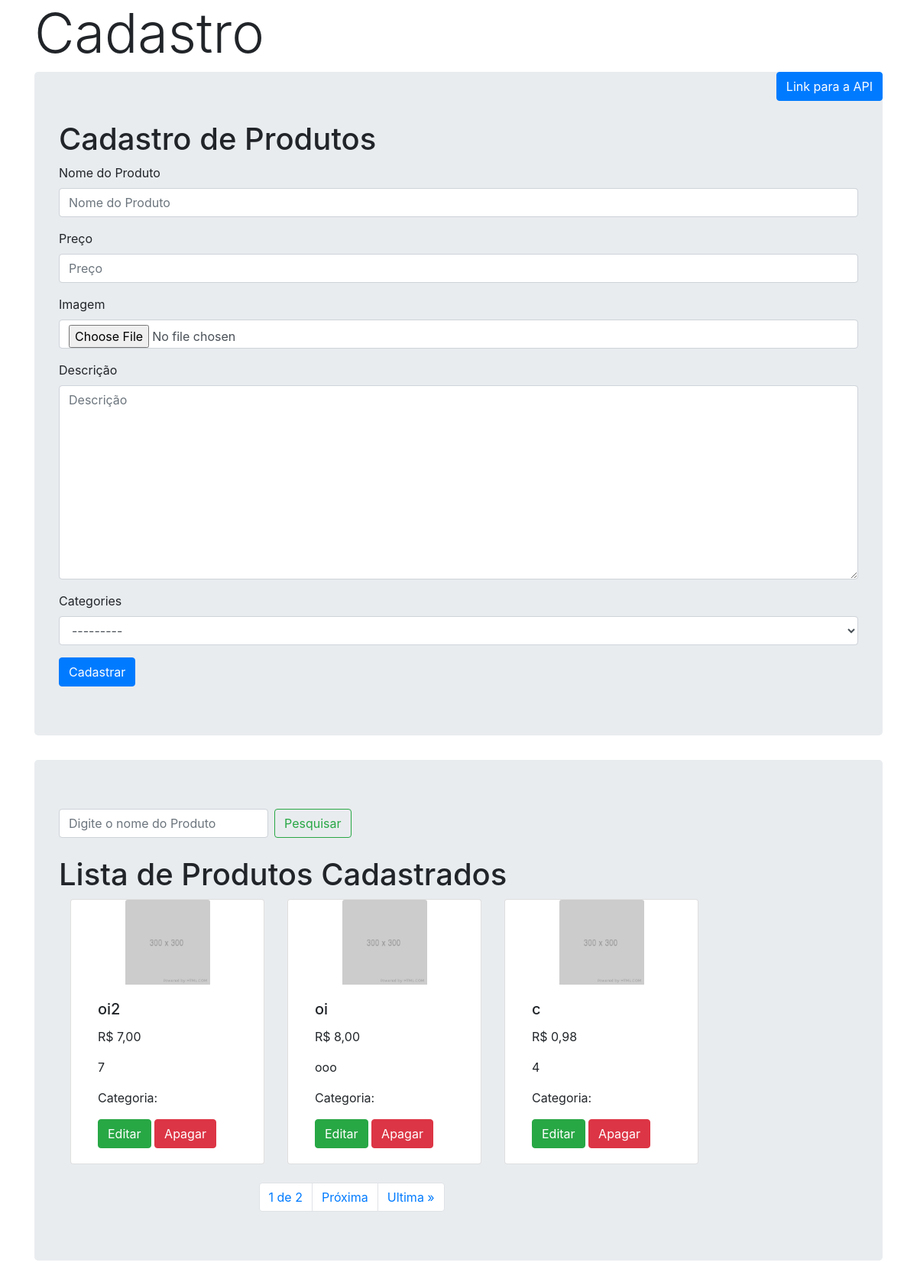
Before: / with the older database file.
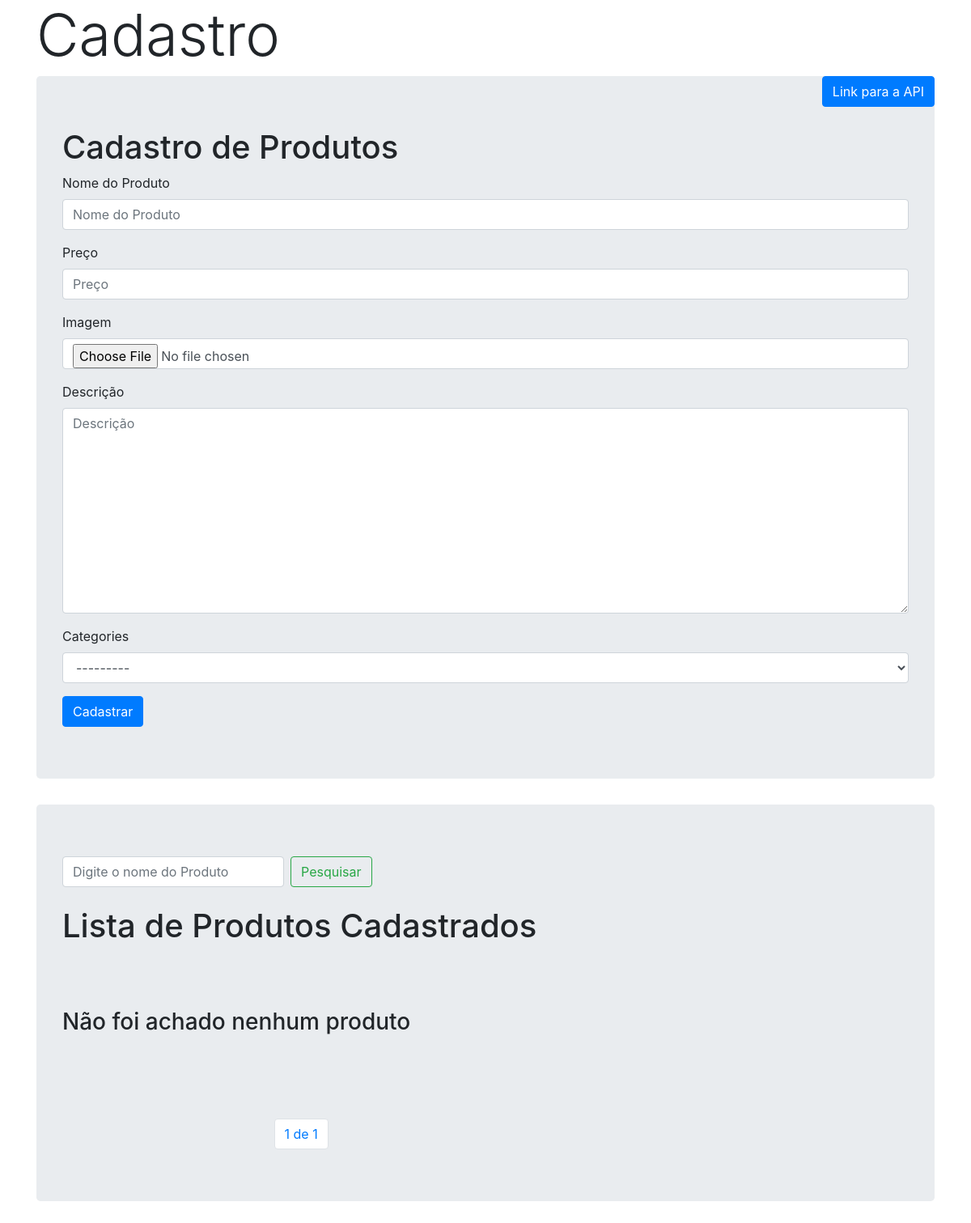
After: the same page with the newer database file.
### product/models.py (models this page shows, shortened)
class Product(models.Model):
    pk_id = models.AutoField(primary_key=True)
    productName = models.CharField(max_length=60,verbose_name="Nome do Produto")
    price = models.DecimalField(max_digits=10, decimal_places=2,verbose_name="Preço")
    pictureProduct = models.ImageField( upload_to='products/', #TODO save pic with name
                                        default='default/default1.png',verbose_name="Imagem")
    description = models.TextField(max_length=120,verbose_name="Descrição")
    categories = models.ForeignKey(Category,blank=True,null=True, on_delete=models.CASCADE)
    date = models.DateTimeField(editable=False, auto_now=True)
    def __str__(self):
        return self.productName
    def save(self,**kwargs):
        super().save()
        img1 = Image.open(self.pictureProduct.path)
        if img1.height > 300 or img1.width > 300:
            output_size = (300,300)
            img1.thumbnail(output_size)
            img1.save(self.pictureProduct.path)

### pages/views.py (the view)
# urls.py: path('', views.index, name='index'),
def index(request):
    if request.method == 'POST':
        product_form = ProductForm(data=request.POST,files=request.FILES,)
        if product_form.is_valid():
            product_form.save()
            messages.success(request, 'Produto Salvo com Sucesso')
            return HttpResponseRedirect(reverse('index'))
        else:
            print(product_form.errors)
    else:
        product_form = ProductForm()
    product_list = Product.objects.all().order_by('-date')
    page_number = request.GET.get('page') #, 1
    paginator = Paginator(product_list,3) # Show 6 contacts per page.
    try:
        pages = paginator.page(page_number)
    except PageNotAnInteger:
        pages = paginator.page(1)
    except EmptyPage:
        pages = paginator.get_page(page_number)
    print (product_list)
    print (pages)
    context = { 'product_form': product_form, 'pages':pages }
    return render(request, 'base/index.html' , context)

### pages/forms.py
class ProductForm(forms.ModelForm):
    class Meta:
        model = Product
        fields = ['productName','price','pictureProduct','description','categories'] #'__all__'

### category/models.py (called while the page is built)
    def __str__(self):
        return self.category

### templates/base/index.html (shortened to what this page needs)
<!DOCTYPE html>
{% extends "base/base.html" %}
{% load bootstrap4 %}
    {% block body_block %}
            <body>
                <div class="container">
                    <h1 class="display-3">Cadastro</h1>
                    <div><a role="button" href="{% url 'product:api-root' %}" class="btn btn-primary right">Link para a API</a></div>
                        <div class="jumbotron">
                                <h1>Cadastro de Produtos</h1>
                                <form action="" method="POST" class="form" enctype="multipart/form-data">
                                        {% bootstrap_form product_form layout='inline' %}
                                        {% buttons %}
                                        <button type="submit" class="btn btn-primary">Cadastrar</button>
                                        {% endbuttons %}
                                </form>
                        </div>
                            <div class="jumbotron">
                                        <form method="GET" action= {% url 'search' %} class="form-inline my-2 my-lg-0">
                                            <input class="form-control mr-sm-2" name="search_box" type="search" placeholder="Digite o nome do Produto" >
                                            <button class="btn btn-outline-success my-2 my-sm-0" type="submit">Pesquisar</button>
                                        </form>
                                        <br>
                                <h1> Lista de Produtos Cadastrados </h1>
                                {% include 'base/product_list.html' %}
                                {% include 'base/pagination.html' %}
                            </div>
                </div>
            </body>
        {% endblock %}

### templates/base/product_list.html
<div class="card-deck col-md-12">
    {% for product in pages %}
        <div class="card col-md-3">
            <img src="{{ product.pictureProduct.url }}" class="card-img-top"  alt="...">
            <div class="card-body">
                    <h5 class="card-title">{{ product.productName }}</h5>
                    <p class="card-text">R$ {{ product.price}}</p>
                    <p class="card-text">{{ product.description }}</p>
                {% if product.categories == None or product.categories == '' %}
                    <p class="card-text">Categoria: </p>
                {% else %}
                    <p class="card-text">Categoria: {{ product.categories }}</p>
                {% endif %}
                <a href="{% url 'product-update' pk=product.pk %}" class="btn btn-success">Editar</a>
                <a role="button" href="{% url 'product-delete' pk=product.pk %}" class="btn btn-danger">Apagar</a>
            </div>
        </div>
    {% empty %}
        <div class="center"><h3>Não foi achado nenhum produto</h3></div>
    {% endfor %}
</div>

Changed rows visible on the page:
removed Product: pictureProduct (placeholder picture), productName "oi2", price "7,00", description "7", shows "Categoria:"
removed Product: pictureProduct (placeholder picture), productName "oi", price "8,00", description "ooo", shows "Categoria:"
removed Product: pictureProduct (placeholder picture), productName "c", price "0,98", description "4", shows "Categoria:"
Other visible differences:
{{ pages.paginator.num_pages }}: "2" → "1"
text no longer shown: "Próxima Ultima »"
text now shown: "Não foi achado nenhum produto"
